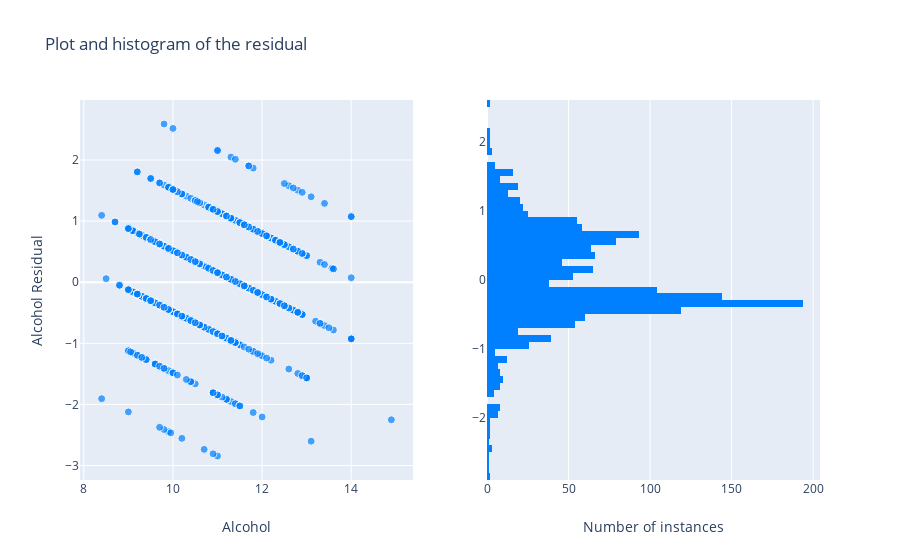

The notebook cell this image was saved under:
### Code cell
# Graphically represent the residual
fig = residualPlotAndHistogram(feature, "Alcohol", target, y_hat)
fig.show()

### Figure 1 — Plotly figure (JSON) as saved in the notebook; plotly's stock layout.template omitted (floating-point values rounded to 4 significant figures; data arrays with more than 128 entries replaced by an {"elided": "..."} marker saying what was removed)
{"data": [{"marker": {"color": "#007fff", "line": {"color": "#ffffff", "width": 1}, "opacity": 0.7, "size": 8}, "mode": "markers", "showlegend": false, "type": "scatter", "x": {"elided": "1599 float values"}, "xaxis": "x", "y": {"elided": "1599 float values"}, "yaxis": "y"}, {"marker": {"color": "#007fff"}, "showlegend": false, "type": "histogram", "xaxis": "x2", "y": {"elided": "1599 float values"}, "yaxis": "y2"}], "layout": {"title": {"text": "Plot and histogram of the residual"}, "xaxis": {"anchor": "y", "domain": [0, 0.45], "title": {"text": "Alcohol"}}, "xaxis2": {"anchor": "y2", "domain": [0.55, 1], "title": {"text": "Number of instances"}}, "yaxis": {"anchor": "x", "domain": [0, 1], "title": {"text": "Alcohol Residual"}}, "yaxis2": {"anchor": "x2", "domain": [0, 1]}}}
